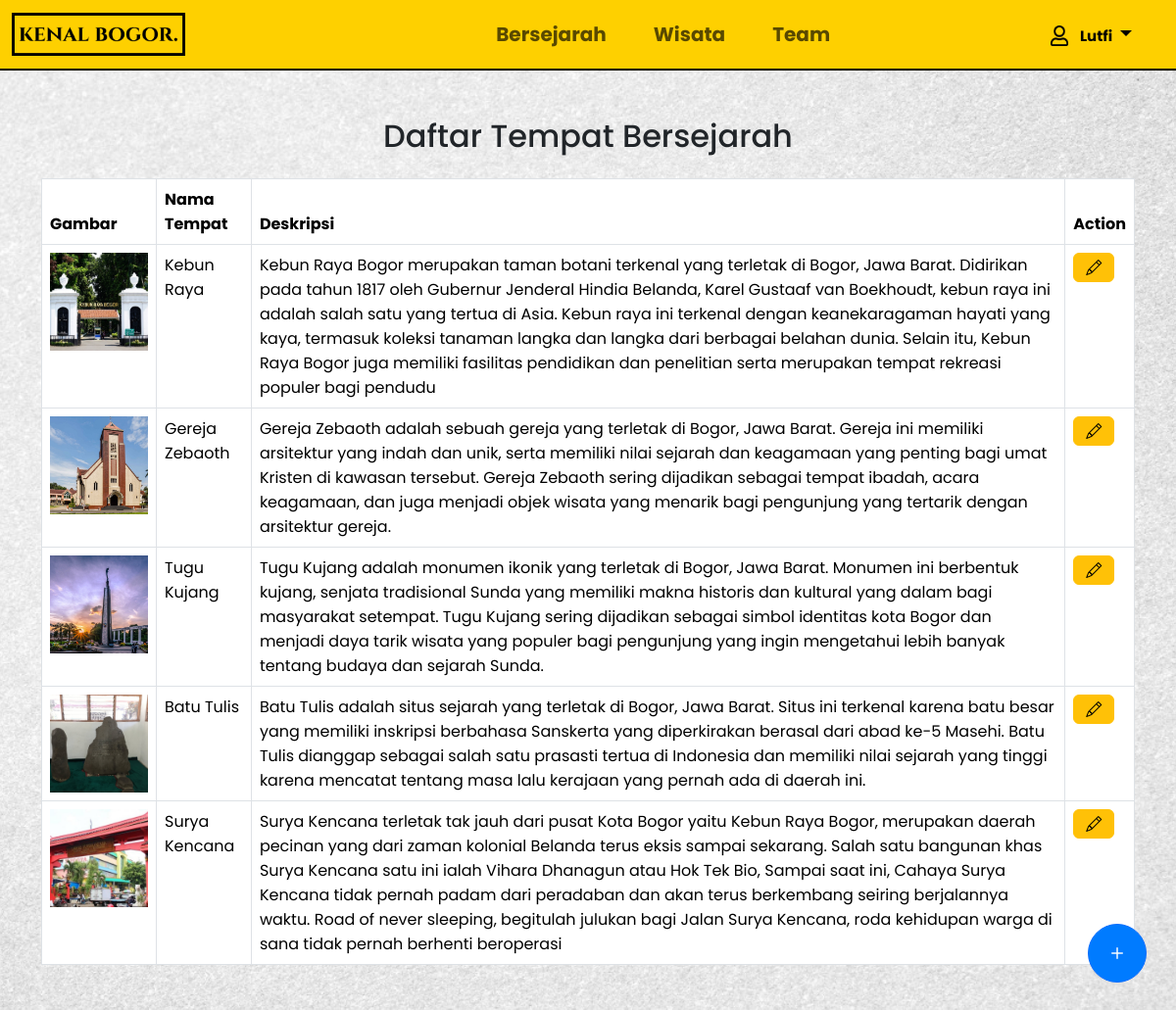
/adminPage.php (signed in), run on the app's committed database.
### tables this page shows
CREATE TABLE IF NOT EXISTS `tempat_bersejarah` (
  `id` int(11) NOT NULL AUTO_INCREMENT,
  `nama_tempat` varchar(50) NOT NULL,
  `deskripsi` varchar(1000) NOT NULL,
  `gambar1` varchar(50) NOT NULL,
  `gambar2` varchar(50) DEFAULT NULL,
  `gambar3` varchar(50) DEFAULT NULL,
  `maps` varchar(400) DEFAULT NULL,
  PRIMARY KEY (`id`)
);

### data/tempatBersejarah.php (called while the page is built, shortened)
<?php
include('./connection/connection.php');
$query = "SELECT * FROM tempat_bersejarah";
$stmt = $conn->prepare($query);
$stmt->execute();
$result = $stmt->get_result();
$tempat_array = [];
while ($row = $result->fetch_assoc()) {
    $tempat_array[] = $row;
}
?>

### adminPage.php (the view, shortened to what this page needs)
<?php
include('data/tempatBersejarah.php');
include('layout/header.php');
?>
<!DOCTYPE html>
<html lang="en">
<head>
    <link href="https://cdn.jsdelivr.net/npm/bootstrap@5.3.3/dist/css/bootstrap.min.css" rel="stylesheet">
    <link rel="stylesheet" href="css/style.css">
    <link rel="stylesheet" href="https://cdn.jsdelivr.net/npm/bootstrap-icons@1.3.0/font/bootstrap-icons.css">
</head>
<body>
    <div class="container my-5">
        <h2 class="mb-4 text-center">Daftar Tempat Bersejarah</h2>
        <table class="table table-bordered table-hover">
            <thead>
                <tr>
                    <th>Gambar</th>
                    <th>Nama Tempat</th>
                    <th>Deskripsi</th>
                    <th>Action</th>
                </tr>
            </thead>
            <tbody>
                <?php foreach ($tempat_array as $tempat) { ?>
                    <tr>
                        <td><img src="assets/Tempat Bersejarah/<?php echo $tempat['gambar1']; ?>" alt="Gambar <?php echo $tempat['nama_tempat']; ?>"></td>
                        <td><?php echo $tempat['nama_tempat']; ?></td>
                        <td><?php echo $tempat['deskripsi']; ?></td>
                        <td><a href="editTempat.php?id=<?php echo $tempat['id']; ?>" class="btn btn-warning"><i class="bi bi-pencil"></i></a></td>
                    </tr>
                <?php } ?>
            </tbody>
        </table>
    </div>
    <a href="formTambahTempatBersejarah.php" class="btn btn-primary fixed-button">
        <i class="bi bi-plus"></i>
    </a>
</body>
</html>

### layout/header.php (shortened to what this page needs)
<nav class="navbar navbar-expand-lg custom-navbar">
        <div class="container-fluid">
            <a href="landingPage.php" class="navbar-brand">
                <img src="assets/Logo.png" alt="Logo" class="logo-img">
            </a>
            <div class="collapse navbar-collapse justify-content-center" id="navbarNav">
                <ul class="navbar-nav">
                    <li class="nav-item mx-3">
                        <a class="nav-link" href="tempatSejarahPage.php">Bersejarah</a>
                    </li>
                    <li class="nav-item mx-3">
                        <a class="nav-link" href="tempatWisataPage.php">Wisata</a>
                    </li>
                    <li class="nav-item mx-3">
                        <a class="nav-link" href="teamPage.php">Team</a>
                    </li>
                </ul>
            </div>
            <div class="d-flex align-items-center">
                <?php if (isset($_SESSION['logged_in']) && $_SESSION['logged_in'] === true) { ?>
                    <div class="flex-shrink-0 dropdown-lg">
                        <a href="#" class="d-block link-body-emphasis text-decoration-none dropdown-toggle" data-bs-toggle="dropdown" aria-expanded="false">
                            <img src="assets/profile.png" alt="profile" width="15%">
                            <span class="text-admin ms-2"><?php echo $_SESSION['nama'] ?> </span>
                        </a>
                    </div>
                <?php } else { ?>
                    <a href="loginPage.php">
                        <button class="btn btn-primary w-100">Masuk</button>
                    </a>
                <?php } ?>
            </div>
        </div>
    </nav>

### css/style.css (style rules this page uses)
* { font-family: 'Poppins', sans-serif; }
body { background-image: url('/assets/Background.jpeg'); background-size: cover; background-repeat: no-repeat; background-position: center center; background-attachment: fixed; }
.custom-navbar { background-color: #FED000; font-family: 'Poppins', sans-serif; font-size: 20px; font-weight: bolder; border-bottom: solid black 2px; }
.logo-img { width: 70%; height: auto; }
.text-admin { font-size: 15px; margin-left: 10px; }
.fixed-button { position: fixed; bottom: 30px; right: 30px; z-index: 2000; display: flex; justify-content: center; align-items: center; width: 60px; height: 60px; border-radius: 50%; background-color: #007bff; font-size: 24px; }

### adminPage.php (style rules this page uses)
.table img { width: 100px; height: 100px; object-fit: cover; }

### data on the page
tempat_bersejarah: gambar1+nama_tempat (picture), nama_tempat "Kebun Raya", deskripsi "Kebun Raya Bogor merupakan taman botani terkenal yang terletak di Bogor, Jawa Barat. Didirikan pada tahun 1817 oleh Gubernur Jenderal Hindia Belanda, Karel Gustaaf van Boekhoudt, kebun raya ini adalah salah satu yang tertua di Asia. Kebun raya ini terkenal dengan keanekaragaman hayati yang kaya, termasuk koleksi tanaman langka dan langka dari berbagai belahan dunia. Selain itu, Kebun Raya Bogor juga memiliki fasilitas pendidikan dan penelitian serta merupakan tempat rekreasi populer bagi pendudu"
tempat_bersejarah: gambar1 (picture), nama_tempat "Gereja Zebaoth", deskripsi "Gereja Zebaoth adalah sebuah gereja yang terletak di Bogor, Jawa Barat. Gereja ini memiliki arsitektur yang indah dan unik, serta memiliki nilai sejarah dan keagamaan yang penting bagi umat Kristen di kawasan tersebut. Gereja Zebaoth sering dijadikan sebagai tempat ibadah, acara keagamaan, dan juga menjadi objek wisata yang menarik bagi pengunjung yang tertarik dengan arsitektur gereja."
tempat_bersejarah: gambar1+nama_tempat (picture), nama_tempat "Tugu Kujang", deskripsi "Tugu Kujang adalah monumen ikonik yang terletak di Bogor, Jawa Barat. Monumen ini berbentuk kujang, senjata tradisional Sunda yang memiliki makna historis dan kultural yang dalam bagi masyarakat setempat. Tugu Kujang sering dijadikan sebagai simbol identitas kota Bogor dan menjadi daya tarik wisata yang populer bagi pengunjung yang ingin mengetahui lebih banyak tentang budaya dan sejarah Sunda."
tempat_bersejarah: gambar1+nama_tempat (picture), nama_tempat "Batu Tulis", deskripsi "Batu Tulis adalah situs sejarah yang terletak di Bogor, Jawa Barat. Situs ini terkenal karena batu besar yang memiliki inskripsi berbahasa Sanskerta yang diperkirakan berasal dari abad ke-5 Masehi. Batu Tulis dianggap sebagai salah satu prasasti tertua di Indonesia dan memiliki nilai sejarah yang tinggi karena mencatat tentang masa lalu kerajaan yang pernah ada di daerah ini."
tempat_bersejarah: gambar1 (picture), nama_tempat "Surya Kencana", deskripsi "Surya Kencana terletak tak jauh dari pusat Kota Bogor yaitu Kebun Raya Bogor, merupakan daerah pecinan yang dari zaman kolonial Belanda terus eksis sampai sekarang. Salah satu bangunan khas Surya Kencana satu ini ialah Vihara Dhanagun atau Hok Tek Bio, Sampai saat ini, Cahaya Surya Kencana tidak pernah padam dari peradaban dan akan terus berkembang seiring berjalannya waktu. Road of never sleeping, begitulah julukan bagi Jalan Surya Kencana, roda kehidupan warga di sana tidak pernah berhenti beroperasi"

### other printed values
$_SESSION['nama'] "Lutfi"
